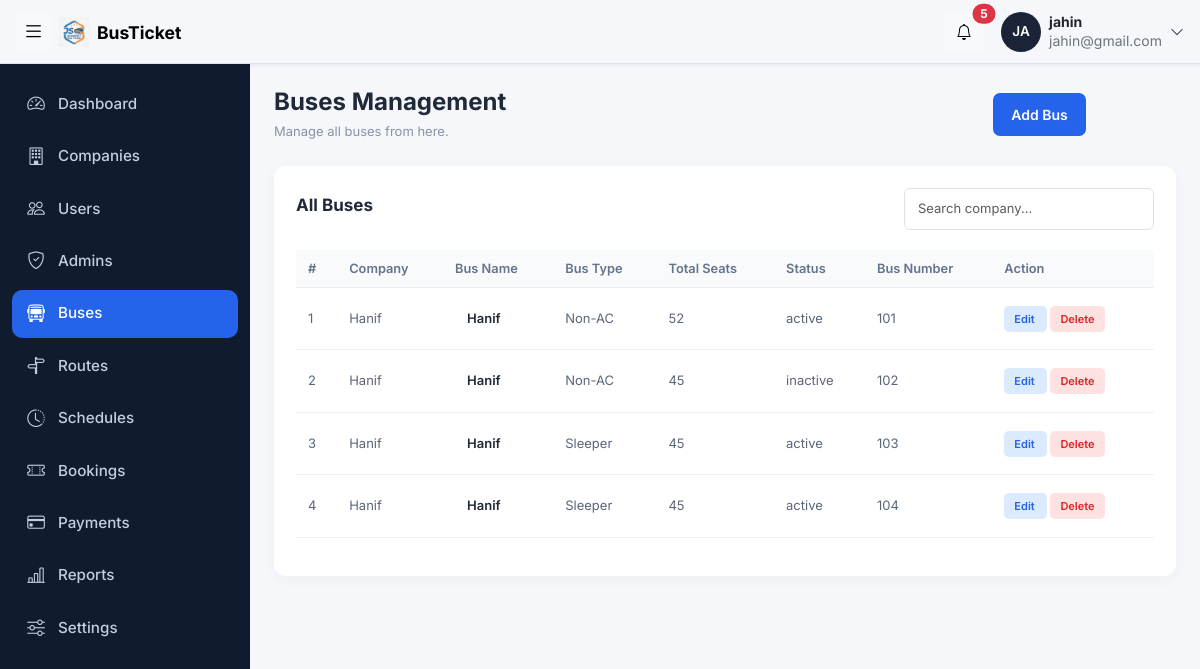
The page /admin/buses.php (signed in) on the database its author committed.
### tables this page shows
CREATE TABLE `buses` (
  `bus_id` int(11) NOT NULL,
  `company_id` int(11) NOT NULL,
  `bus_name` varchar(100) NOT NULL,
  `bus_type` enum('AC','Non-AC','Sleeper','Business Class') NOT NULL,
  `total_seats` int(11) NOT NULL,
  `status` enum('active','inactive') NOT NULL,
  `bus_number` varchar(50) NOT NULL
);

CREATE TABLE `bus_companies` (
  `company_id` int(11) NOT NULL,
  `company_name` varchar(100) NOT NULL,
  `email` varchar(100) NOT NULL,
  `phone` varchar(20) NOT NULL,
  `address` text NOT NULL,
  `status` enum('active','inactive') NOT NULL,
  `created_at` timestamp NOT NULL DEFAULT current_timestamp() ON UPDATE current_timestamp()
);

### admin/buses.php (the view, shortened to what this page needs)
<?php
include '../config/db.php';
$sql = "SELECT buses.*, bus_companies.company_name
        FROM buses
        LEFT JOIN bus_companies ON buses.company_id = bus_companies.company_id
        ORDER BY buses.bus_id";
$raw = $conn->query($sql);
?>
<!DOCTYPE html>
<html lang="bn">
<head>
    <?php
include '../includes/admin_css.php';
?>
</head>
<body>
<?php
include '../includes/topbar.php';
?>
    <div class="layout">
         <?php
include '../includes/buses.php';
?>
      <div class="container-fluid py-4 px-4">
    <div class="page-header">
        <div>
            <h3>Buses Management</h3>
            <p>Manage all buses from here.</p>
        </div>
        <button class="btn-add" id="openForm" type="button">Add Bus</button>
    </div>
    <div class="company-card">
        <div class="table-header">
            <h5>All Buses</h5>
            <input type="text" id="searchInput"
                   class="form-control search-box"
                   placeholder="Search company...">
        </div>
        <div class="table-responsive">
            <table class="table company-table" id="companyTable">
                <thead>
                    <tr>
                        <th>#</th>
                        <th>Company</th>
                        <th>Bus Name</th>
                        <th>Bus Type</th>
                        <th>Total Seats</th>
                        <th>Status</th>
                        <th>Bus Number </th>
                        <th>Action </th>
                    </tr>
                </thead>
                <tbody>
                    <?php
                    while($row = $raw->fetch_assoc()){ ?>
            <tr>
        <td> <?php echo $row['bus_id'] ?></td>
         <td>
        <?php echo htmlspecialchars($row['company_name'] ?? $row['company_id'], ENT_QUOTES, 'UTF-8'); ?>
    </td>
    <td>
        <div class="company-name">
       <?php echo $row['bus_name']; ?>
        </div>
    </td>
    <td>
        <?php echo $row['bus_type']; ?>
    </td>
    <td>
        <?php echo $row['total_seats']; ?>
    </td>
    <td>
         <?php echo $row['status']; ?>
    </td>
    <td>
         <?php echo $row['bus_number']; ?>
</td>
    <td>
       <a class="action-btn edit" href="bus_edit.php?bus_id=<?php echo $row['bus_id']; ?>">
    Edit
</a>
        <a href="bus_delete.php?bus_id=<?php echo $row['bus_id']; ?>"
    class="action-btn delete"
    onclick="return confirm('Delete this bus?')">
    Delete
       </a>
    </td>
</tr>
<?php
};
?>
</tbody>
            </table>
        </div>
    </div>
</div>
</body>
</html>

### assets/css/admin.css (style rules this page uses)
:root { --topbar-h: 64px; --sidebar-w: 250px; --sidebar-w-collapsed: 72px; --brand: #2563eb; --ink: #1b2437; --bg: #f4f6fa; }
body { background: var(--bg); color: var(--ink); font-family: "Inter", "Nirmala UI", system-ui, sans-serif; }
.search-box { position: relative; flex: 1; max-width: 460px; }
.layout { display: flex; min-height: calc(100vh - var(--topbar-h)); margin-top: var(--topbar-h); }
.layout > .sidebar + * { flex: 1; min-width: 0; margin-left: var(--sidebar-w); transition: margin-left .25s ease; }
.table th { font-size: .8rem; color: #5b6679; white-space: nowrap; }
.table td { white-space: nowrap; }

### assets/css/companies.css (style rules this page uses)
body { background: #f5f7fb; font-family: 'Inter', sans-serif; color: #202938; }
.page-header { display: flex; justify-content: space-between; align-items: center; margin-bottom: 25px; width: 90%; }
.page-header h3 { font-size: 24px; font-weight: 700; margin-bottom: 5px; }
.page-header p, .form-heading p { color: #8993a4; font-size: 13px; margin: 0; }
.btn-add { background: #2563eb; color: white; border: none; padding: 11px 18px; border-radius: 7px; font-size: 14px; font-weight: 600; }
.company-card { background: white; border-radius: 12px; padding: 22px; box-shadow: 0 3px 15px rgba(0,0,0,0.04); }
.table-header { display: flex; justify-content: space-between; align-items: center; margin-bottom: 20px; }
.table-header h5 { font-size: 17px; font-weight: 700; }
.search-box { max-width: 250px; font-size: 13px; padding: 10px 13px; }
.company-table { vertical-align: middle; font-size: 13px; width: 100%; }
.company-table thead th { background: #f8fafc; color: #64748b; font-weight: 600; padding: 9px 12px; white-space: nowrap; border-bottom: 1px solid #e8edf3; }
.company-table tbody td { padding: 9px 12px; color: #596579; border-bottom: 1px solid #edf0f4; }
.company-name { color: #202938; font-weight: 600; padding: 12px; }
.action-btn { border: none; padding: 6px 10px; border-radius: 5px; font-size: 11px; font-weight: 600; margin-right: 3px; }
.edit { background: #dbeafe; color: #2563eb; }
.delete { background: #fee2e2; color: #dc2626; text-decoration: none; }
a { text-decoration: none; }

### assets/css/adminbar.css (style rules this page uses)
body { background: #f5f7fb; font-family: 'Inter', sans-serif; color: #202938; }
.page-header { display: flex; justify-content: space-between; align-items: center; margin-bottom: 25px; }
.page-header h3 { font-size: 24px; font-weight: 700; margin-bottom: 5px; }
.page-header p, .form-heading p { color: #8993a4; font-size: 13px; margin: 0; }
.btn-add { background: #2563eb; color: white; border: none; padding: 11px 18px; border-radius: 7px; font-size: 14px; font-weight: 600; }
.company-card { background: white; border-radius: 12px; padding: 22px; box-shadow: 0 3px 15px rgba(0,0,0,0.04); }
.table-header { display: flex; justify-content: space-between; align-items: center; margin-bottom: 20px; }
.table-header h5 { font-size: 17px; font-weight: 700; }
.search-box { max-width: 250px; font-size: 13px; padding: 10px 13px; }
.company-table { vertical-align: middle; font-size: 13px; width: 100%; }
.company-table thead th { background: #f8fafc; color: #64748b; font-weight: 600; padding: 9px 12px; white-space: nowrap; border-bottom: 1px solid #e8edf3; }
.company-table tbody td { padding: 9px 12px; color: #596579; border-bottom: 1px solid #edf0f4; }
.company-name { color: #202938; font-weight: 600; padding: 12px; }
.action-btn { border: none; padding: 6px 10px; border-radius: 5px; font-size: 11px; font-weight: 600; margin-right: 3px; }
.edit { background: #dbeafe; color: #2563eb; text-decoration: none; }
.delete { background: #fee2e2; color: #dc2626; text-decoration: none; }
a { text-decoration: none; }

### rows shown on the page
buses: bus_id "1", company.company_name "Hanif", bus_name "Hanif", bus_type "Non-AC", total_seats "52", status "active", bus_number "101"
buses: bus_id "2", company.company_name "Hanif", bus_name "Hanif", bus_type "Non-AC", total_seats "45", status "inactive", bus_number "102"
buses: bus_id "3", company.company_name "Hanif", bus_name "Hanif", bus_type "Sleeper", total_seats "45", status "active", bus_number "103"
buses: bus_id "4", company.company_name "Hanif", bus_name "Hanif", bus_type "Sleeper", total_seats "45", status "active", bus_number "104"

### other values the page prints
substr($_SESSION['name'], 0, 2) "JA"
$_SESSION['name'] "jahin"
$_SESSION['email'] "jahin@gmail.com"
